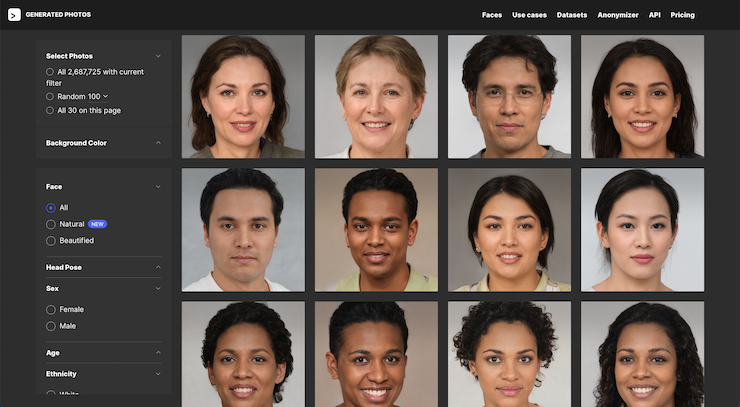
#> input picture sample-face.png, 740 x 407 px
$ python opencv-practice01.py
#> lines starting #> are read from the running program, lines starting #| are printed output that depends on the picture; after the words box and inside, x2 and y2 are one past the last pixel; in counts of white or black regions, pixels touching at a corner belong together
import cv2

# NOTE: 顔検出したい画像の読み込み
faceImg = cv2.imread('./sample-face.png')
#> faceImg is the input picture: shape (407, 740, 3); mean B, G, R 80.9, 87.9, 101.1

# NOTE: 白と黒の2値化処理
grayFaceImg = cv2.cvtColor(faceImg, cv2.COLOR_BGR2GRAY)
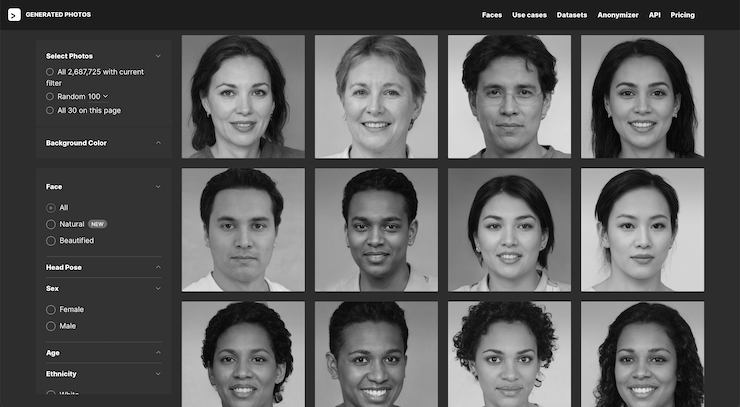
#> grayFaceImg: shape (407, 740); min 0, max 255, mean 91
cv2.imwrite('./grayFaceImg.jpg', grayFaceImg)

# NOTE: 顔検出処理
faceCascade = cv2.CascadeClassifier(
  '/usr/local/opt/opencv/share/opencv4/haarcascades/haarcascade_frontalface_default.xml'
)
faceData = faceCascade.detectMultiScale(grayFaceImg)
#> faceData = [[475, 333, 69, 69], [335, 193, 82, 82], [608, 332, 69, 69], [202, 61, 81, 81], [333, 59, 84, 84], [467, 59, 84, 84], [600, 60, 83, 83], [470, 196, 79, 79], [200, 191, 88, 88], [208, 332, 69, 69], [340, 331, 72, 72], [598, 191, 87, 87]]

# NOTE: 顔を四角で囲む処理
for (x, y, w, h) in faceData:
  faceImg = cv2.rectangle(faceImg, (x, y), (x + w, y + h), (255, 0, 0), 2)
#> this loop made 12 passes
#> pass 1, `faceImg = cv2.rectangle(faceImg, (x, y), (x + w, y + h), (255, 0, 0), 2)`:
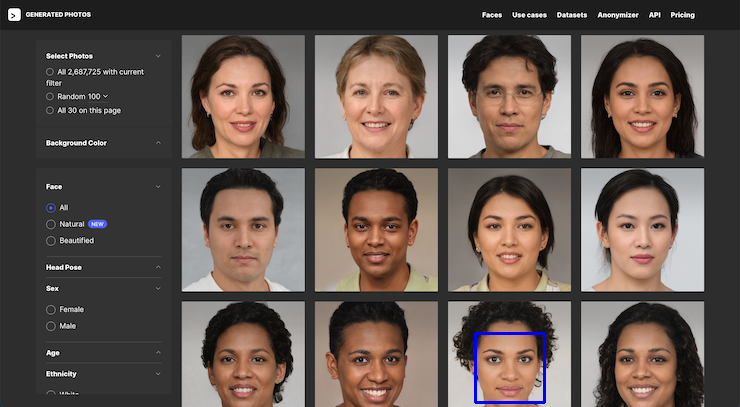
#> faceImg: shape (407, 740, 3); 0.27% of pixels changed, all inside (x1, y1, x2, y2) = (474, 332, 546, 404)
#> pass 2, `faceImg = cv2.rectangle(faceImg, (x, y), (x + w, y + h), (255, 0, 0), 2)`:
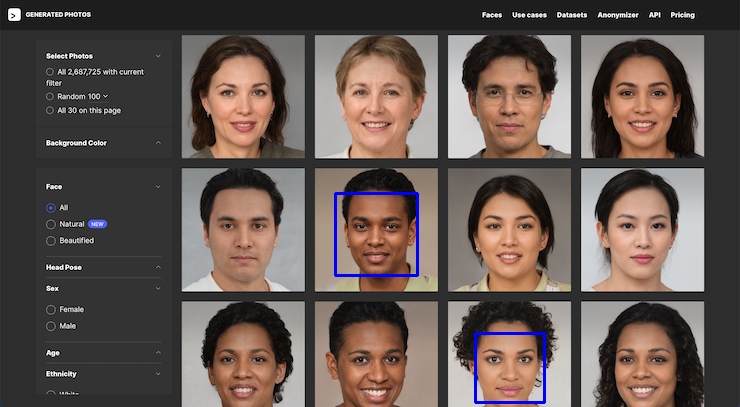
#> faceImg: shape (407, 740, 3); 0.33% of pixels changed, all inside (x1, y1, x2, y2) = (334, 192, 419, 277)
#> pass 3, `faceImg = cv2.rectangle(faceImg, (x, y), (x + w, y + h), (255, 0, 0), 2)`:
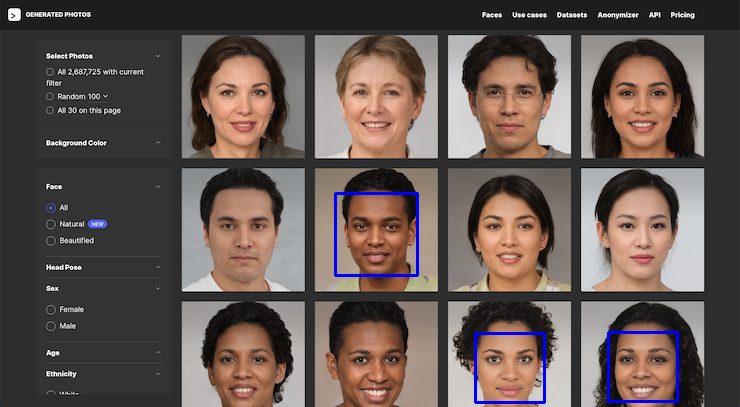
#> faceImg: shape (407, 740, 3); 0.27% of pixels changed, all inside (x1, y1, x2, y2) = (607, 331, 679, 403)
#> after the loop:
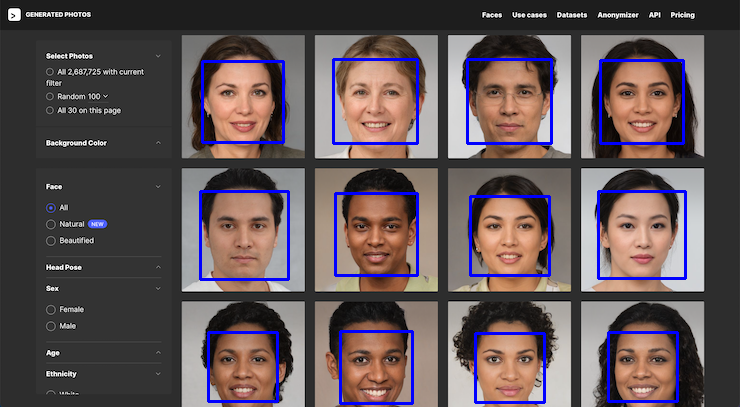
#> faceImg: shape (407, 740, 3); 2.88% of pixels changed, all inside (x1, y1, x2, y2) = (199, 58, 687, 405)

cv2.imwrite('./face.jpg', faceImg)
